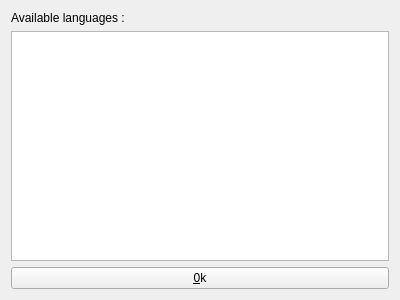
<?xml version="1.0" encoding="UTF-8"?>
<ui version="4.0">
 <class>languagesPage</class>
 <widget class="QWidget" name="languagesPage">
  <property name="geometry">
   <rect>
    <x>0</x>
    <y>0</y>
    <width>400</width>
    <height>300</height>
   </rect>
  </property>
  <property name="windowTitle">
   <string>Form</string>
  </property>
  <layout class="QVBoxLayout" name="verticalLayout">
   <item>
    <widget class="QLabel" name="label">
     <property name="text">
      <string>Available languages :</string>
     </property>
    </widget>
   </item>
   <item>
    <widget class="QListWidget" name="languagesListWidget"/>
   </item>
   <item>
    <layout class="QHBoxLayout" name="horizontalLayout">
     <item>
      <widget class="QPushButton" name="okPushButton">
       <property name="text">
        <string>&amp;0k</string>
       </property>
      </widget>
     </item>
    </layout>
   </item>
  </layout>
 </widget>
 <resources/>
 <connections/>
</ui>
